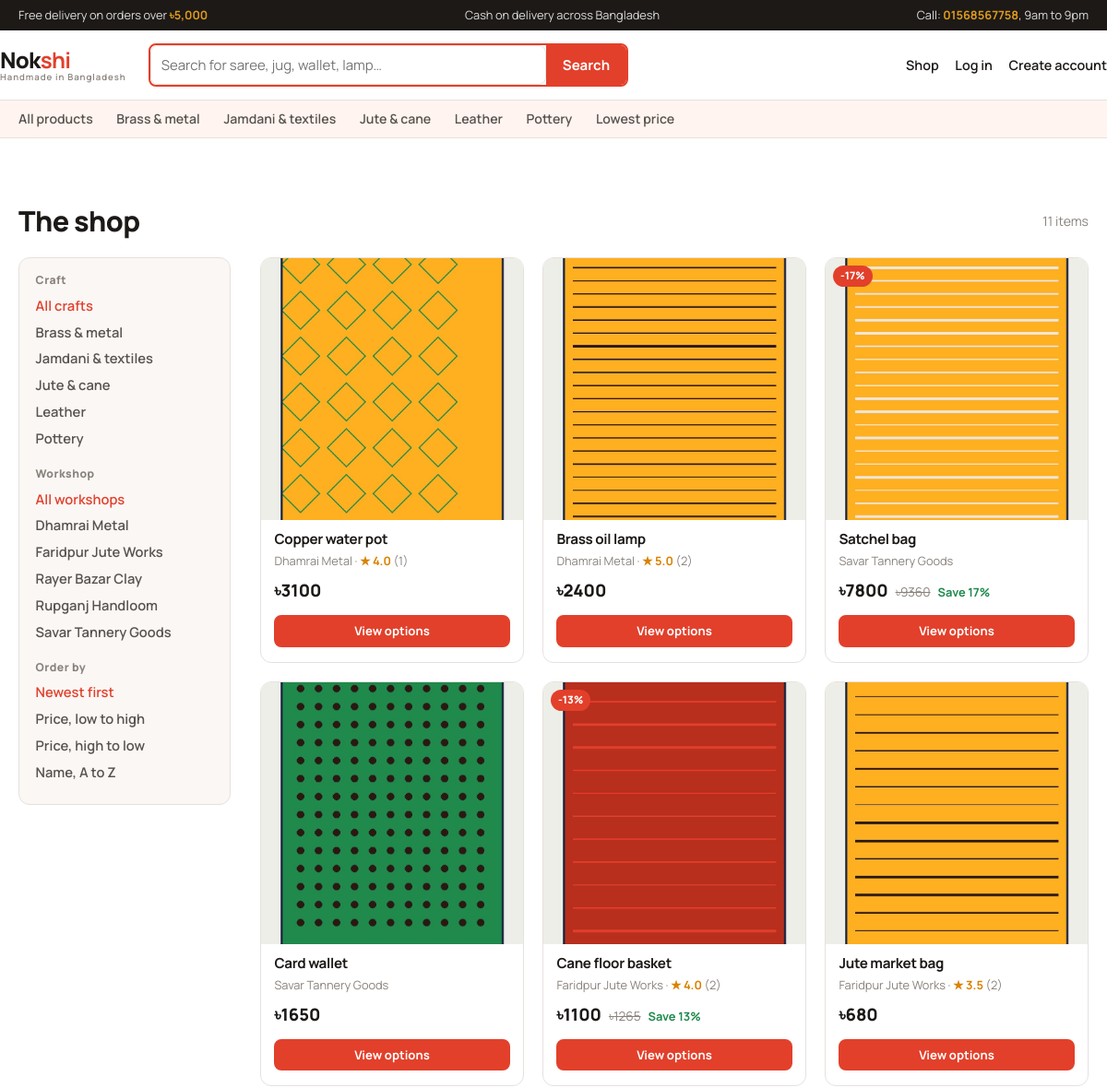
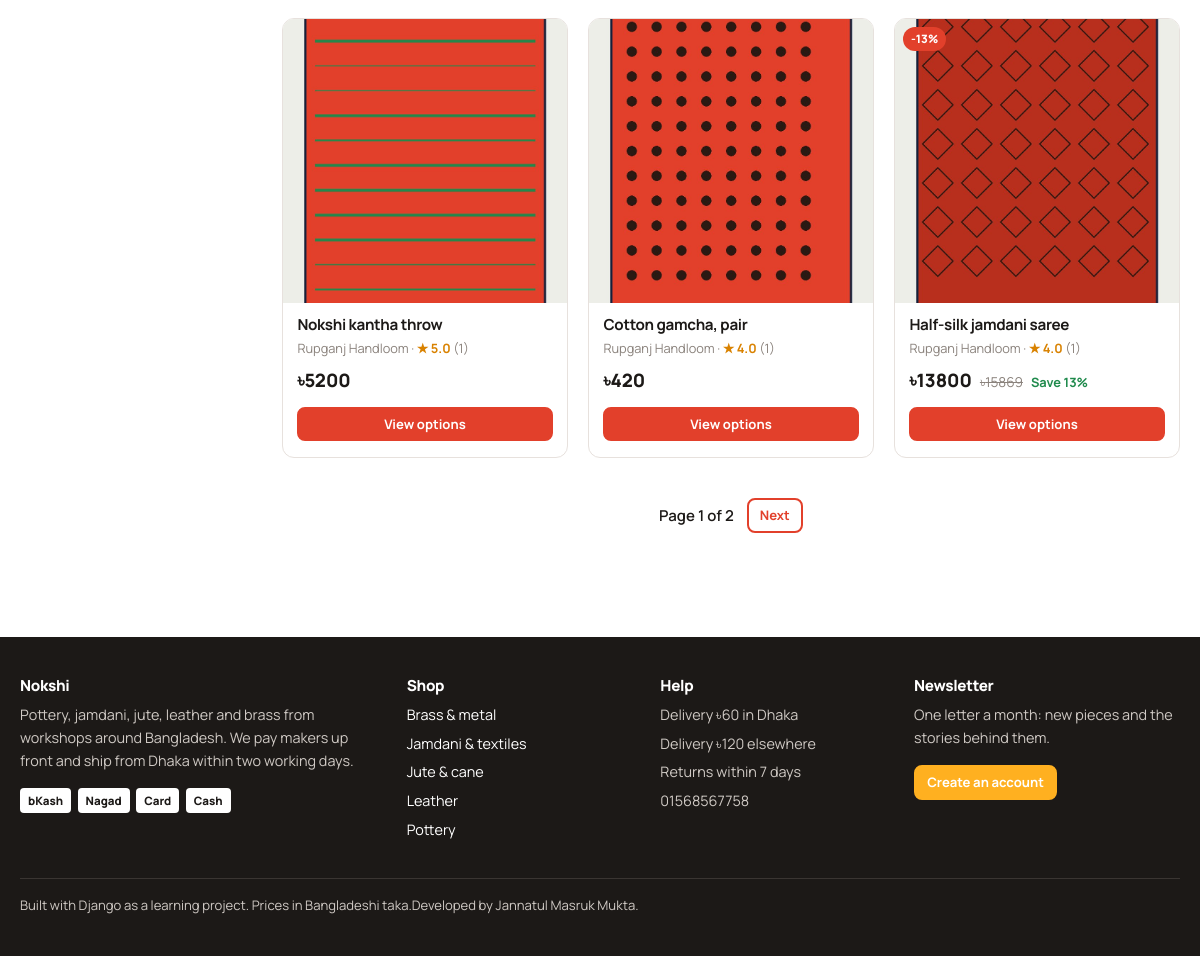
The app's page /shop/ with its own data (2 pictures, top to bottom).
### products/models.py (models this page shows, shortened)
class Category(models.Model):
    name = models.CharField(max_length=120, unique=True)
    slug = models.SlugField(max_length=140, unique=True, blank=True)
    description = models.CharField(max_length=255, blank=True)
    image = models.ImageField(upload_to="categories/", blank=True)
    class Meta:
        verbose_name_plural = "categories"
        ordering = ["name"]
    def get_absolute_url(self):
        return f"{reverse('product_list')}?category={self.slug}"

class Brand(models.Model):
    name = models.CharField(max_length=120, unique=True)
    slug = models.SlugField(max_length=140, unique=True, blank=True)
    origin = models.CharField(max_length=120, blank=True, help_text="Where the maker is based")
    class Meta:
        ordering = ["name"]

class Product(models.Model):
    name = models.CharField(max_length=200)
    slug = models.SlugField(max_length=220, unique=True, blank=True)
    description = models.TextField()
    category = models.ForeignKey(Category, on_delete=models.PROTECT, related_name="products")
    brand = models.ForeignKey(Brand, on_delete=models.PROTECT, related_name="products")
    image = models.ImageField(upload_to="products/", blank=True)
    is_featured = models.BooleanField(default=False)
    is_active = models.BooleanField(default=True)
    created_at = models.DateTimeField(auto_now_add=True)
    class Meta:
        ordering = ["-created_at"]
    def get_absolute_url(self):
        return reverse("product_detail", args=[self.slug])
    @property
    def starting_price(self):
        prices = [v.price for v in self.variants.all()]
        return min(prices) if prices else None
    @property
    def compare_at_price(self):
        cheapest = min(self.variants.all(), key=lambda v: v.price, default=None)
        return cheapest.compare_at_price if cheapest else None
    @property
    def discount_percent(self):
        cheapest = min(self.variants.all(), key=lambda v: v.price, default=None)
        return cheapest.discount_percent if cheapest else 0
    @property
    def total_stock(self):
        return sum(v.stock for v in self.variants.all())
    @property
    def in_stock(self):
        return self.total_stock > 0
    @property
    def average_rating(self):
        ratings = [r.rating for r in self.reviews.all()]
        if not ratings:
            return None
        return round(sum(ratings) / len(ratings), 1)

class Review(models.Model):
    customer = models.ForeignKey(Customer, on_delete=models.CASCADE, related_name="reviews")
    product = models.ForeignKey(Product, on_delete=models.CASCADE, related_name="reviews")
    rating = models.PositiveSmallIntegerField(
        validators=[MinValueValidator(1), MaxValueValidator(5)]
    )
    comment = models.TextField(max_length=1000)
    created_at = models.DateTimeField(auto_now_add=True)
    class Meta:
        unique_together = ("customer", "product")
        ordering = ["-created_at"]

class ProductVariant(models.Model):
    product = models.ForeignKey(Product, on_delete=models.CASCADE, related_name="variants")
    name = models.CharField(max_length=120, help_text="e.g. Indigo / Medium")
    sku = models.CharField(max_length=40, unique=True)
    price = models.DecimalField(max_digits=10, decimal_places=2)
    compare_at_price = models.DecimalField(
        max_digits=10,
        decimal_places=2,
        null=True,
        blank=True,
        help_text="The old price. Leave empty if this item is not on offer.",
    )
    stock = models.PositiveIntegerField(default=0)
    class Meta:
        ordering = ["price"]
        unique_together = ("product", "name")
    @property
    def is_on_offer(self):
        return bool(self.compare_at_price and self.compare_at_price > self.price)
    @property
    def discount_percent(self):
        if not self.is_on_offer:
            return 0
        saved = self.compare_at_price - self.price
        return int(round(saved / self.compare_at_price * 100))

### products/views.py (the view)
# urls.py: path('shop/', views.product_list, name='product_list'),
def product_list(request):
    products = (
        Product.objects.filter(is_active=True)
        .select_related("category", "brand")
        .prefetch_related("variants", "reviews")
    )
    query = request.GET.get("q", "").strip()
    category_slug = request.GET.get("category", "")
    brand_slug = request.GET.get("brand", "")
    sort = request.GET.get("sort", "new")
    if query:
        products = products.filter(
            Q(name__icontains=query)
            | Q(description__icontains=query)
            | Q(brand__name__icontains=query)
        )
    if category_slug:
        products = products.filter(category__slug=category_slug)
    if brand_slug:
        products = products.filter(brand__slug=brand_slug)
    if sort == "price_low":
        products = products.order_by("variants__price")
    elif sort == "price_high":
        products = products.order_by("-variants__price")
    elif sort == "name":
        products = products.order_by("name")
    else:
        products = products.order_by("-created_at")
    products = products.distinct()
    paginator = Paginator(products, 9)
    page = paginator.get_page(request.GET.get("page"))
    querystring = request.GET.copy()
    querystring.pop("page", None)
    return render(
        request,
        "products/product_list.html",
        {
            "page": page,
            "categories": Category.objects.all(),
            "brands": Brand.objects.all(),
            "query": query,
            "category_slug": category_slug,
            "brand_slug": brand_slug,
            "sort": sort,
            "querystring": querystring.urlencode(),
            "result_count": paginator.count,
        },
    )

### products/context_processors.py (called while the page is built, shortened)
def shop_context(request):
    data = {
        'shop_name': settings.SHOP_NAME,
        'shop_tagline': settings.SHOP_TAGLINE,
        'nav_categories': Category.objects.all()[:6],
        'cart_count': 0,
        'unread_notifications': 0,
        'is_subscribed': False,
    }
    return data

### products/templates/products/product_list.html (shortened to what this page needs)
{% extends "base.html" %}
{% block content %}
<div class="section-head">
  <h1>The shop</h1>
  <p>{{ result_count }} item{{ result_count|pluralize }}{% if query %} matching “{{ query }}”{% endif %}</p>
</div>
<div class="sidebar-layout">
  <aside class="filters">
    <h4>Craft</h4>
    <ul>
      <li><a href="?{% if query %}q={{ query }}{% endif %}" class="{% if not category_slug %}active{% endif %}">All crafts</a></li>
      {% for category in categories %}
        <li><a href="?category={{ category.slug }}{% if query %}&q={{ query }}{% endif %}" class="{% if category_slug == category.slug %}active{% endif %}">{{ category.name }}</a></li>
      {% endfor %}
    </ul>
    <h4>Workshop</h4>
    <ul>
      <li><a href="?{% if query %}q={{ query }}{% endif %}" class="{% if not brand_slug %}active{% endif %}">All workshops</a></li>
      {% for brand in brands %}
        <li><a href="?brand={{ brand.slug }}{% if query %}&q={{ query }}{% endif %}" class="{% if brand_slug == brand.slug %}active{% endif %}">{{ brand.name }}</a></li>
      {% endfor %}
    </ul>
    <h4>Order by</h4>
    <ul>
      <li><a href="?{{ querystring }}&sort=new" class="{% if sort == 'new' %}active{% endif %}">Newest first</a></li>
      <li><a href="?{{ querystring }}&sort=price_low" class="{% if sort == 'price_low' %}active{% endif %}">Price, low to high</a></li>
      <li><a href="?{{ querystring }}&sort=price_high" class="{% if sort == 'price_high' %}active{% endif %}">Price, high to low</a></li>
      <li><a href="?{{ querystring }}&sort=name" class="{% if sort == 'name' %}active{% endif %}">Name, A to Z</a></li>
    </ul>
  </aside>
  <div>
    {% if page.object_list %}
      <div class="grid">
        {% for product in page.object_list %}{% include "products/_card.html" %}{% endfor %}
      </div>
      {% if page.has_other_pages %}
        <div class="pagination">
          <span>Page {{ page.number }} of {{ page.paginator.num_pages }}</span>
          {% if page.has_next %}
            <a class="btn btn-small btn-quiet" href="?{{ querystring }}&page={{ page.next_page_number }}">Next</a>
          {% endif %}
        </div>
      {% endif %}
    {% else %}
      <div class="empty-state">
        <h2>Nothing matches that</h2>
        <p>Try a different word, or <a href="{% url 'product_list' %}">clear the filters</a>.</p>
      </div>
    {% endif %}
  </div>
</div>
{% endblock %}

### products/templates/base.html (shortened to what this page needs)
{% load static %}<!DOCTYPE html>
<html lang="en">
<head>
  <link rel="stylesheet" href="{% static 'css/style.css' %}">
</head>
<body>
<div class="ticker">
  <div class="shell">
    <span>Free delivery on orders over <strong>৳5,000</strong></span>
    <span>Cash on delivery across Bangladesh</span>
    <span>Call: <strong>01568567758</strong>, 9am to 9pm</span>
  </div>
</div>
<header class="masthead">
  <div class="shell masthead-inner">
    <a class="wordmark" href="{% url 'home' %}">Nok<b>shi</b><span>{{ shop_tagline }}</span></a>
    <form class="header-search" method="get" action="{% url 'product_list' %}" role="search">
      <input type="search" name="q" placeholder="Search for saree, jug, wallet, lamp…" aria-label="Search products">
      <button type="submit">Search</button>
    </form>
    <nav>
      <a href="{% url 'product_list' %}">Shop</a>
      {% if user.is_authenticated %}
        <a href="{% url 'wishlist' %}">Saved</a>
        <a href="{% url 'order_list' %}">Orders</a>
        <a href="{% url 'notifications' %}">Alerts{% if unread_notifications %}<span class="pill">{{ unread_notifications }}</span>{% endif %}</a>
        <a href="{% url 'cart_detail' %}">Bag{% if cart_count %}<span class="pill">{{ cart_count }}</span>{% endif %}</a>
        <a href="{% url 'profile' %}">{{ user.first_name|default:user.username }}</a>
        <form method="post" action="{% url 'logout' %}" style="display:inline">
          {% csrf_token %}
          <button type="submit" class="linkish" style="text-decoration:none">Log out</button>
        </form>
      {% else %}
        <a href="{% url 'login' %}">Log in</a>
        <a class="btn btn-small" href="{% url 'signup' %}">Create account</a>
      {% endif %}
    </nav>
  </div>
</header>
{% if nav_categories %}
<div class="subnav">
  <div class="shell">
    <a href="{% url 'product_list' %}">All products</a>
    {% for category in nav_categories %}
      <a href="{{ category.get_absolute_url }}">{{ category.name }}</a>
    {% endfor %}
    <a href="{% url 'product_list' %}?sort=price_low">Lowest price</a>
  </div>
</div>
{% endif %}
<main>
  <div class="shell">
    {% block content %}{% endblock %}
  </div>
</main>
<footer class="footer">
  <div class="shell">
    <div class="footer-grid">
      <div>
        <h4>{{ shop_name }}</h4>
        <p>Pottery, jamdani, jute, leather and brass from workshops around Bangladesh. We pay makers up front and ship from Dhaka within two working days.</p>
        <div class="pay-row">
          <span>bKash</span><span>Nagad</span><span>Card</span><span>Cash</span>
        </div>
      </div>
      <div>
        <h4>Shop</h4>
        <ul>
          {% for category in nav_categories %}
            <li><a href="{{ category.get_absolute_url }}">{{ category.name }}</a></li>
          {% endfor %}
        </ul>
      </div>
      <div>
        <h4>Help</h4>
        <ul>
          <li>Delivery ৳60 in Dhaka</li>
          <li>Delivery ৳120 elsewhere</li>
          <li>Returns within 7 days</li>
          <li>01568567758</li>
        </ul>
      </div>
      <div>
        <h4>Newsletter</h4>
        <p>One letter a month: new pieces and the stories behind them.</p>
        {% if user.is_authenticated %}
          <form method="post" action="{% url 'toggle_subscription' %}">
            {% csrf_token %}
            <input type="hidden" name="next" value="{{ request.path }}">
            {% if is_subscribed %}
              <button type="submit" class="btn btn-small btn-danger" style="color:#fff;border-color:#fff">Stop the newsletter</button>
            {% else %}
              <button type="submit" class="btn btn-small btn-accent">Sign me up</button>
            {% endif %}
          </form>
        {% else %}
          <a class="btn btn-small btn-accent" href="{% url 'signup' %}">Create an account</a>
        {% endif %}
      </div>
    </div>
    <p class="colophon">Built with Django as a learning project. Prices in Bangladeshi taka.Developed by Jannatul Masruk Mukta.</p>
  </div>
</footer>
</body>
</html>

### products/templates/products/_card.html (shortened to what this page needs)
<article class="product">
  <div class="product-figure{% if not product.image %} empty{% endif %}">
    {% if product.image %}
      <a href="{{ product.get_absolute_url }}"><img src="{{ product.image.url }}" alt="{{ product.name }}"></a>
    {% else %}
      {{ product.name|first }}
    {% endif %}
    {% if product.discount_percent %}<span class="badge">-{{ product.discount_percent }}%</span>{% endif %}
  </div>
  <div class="product-body">
    <h3><a href="{{ product.get_absolute_url }}">{{ product.name }}</a></h3>
    <div class="maker">
      {{ product.brand.name }}
      {% if product.average_rating %}&middot; <span class="rating">★ {{ product.average_rating }}</span> ({{ product.reviews.count }}){% endif %}
    </div>
    <div class="price-row">
      <span class="price">৳{{ product.starting_price|floatformat:0|default:"—" }}</span>
      {% if product.discount_percent %}
        <span class="price-was">৳{{ product.compare_at_price|floatformat:0 }}</span>
        <span class="price-off">Save {{ product.discount_percent }}%</span>
      {% endif %}
    </div>
    <a class="btn btn-small" href="{{ product.get_absolute_url }}">View options</a>
  </div>
</article>

### records on screen
Category: name "Brass & metal"
Category: name "Jamdani & textiles"
Category: name "Jute & cane"
Category: name "Leather"
Category: name "Pottery"
Brand: name "Dhamrai Metal"
Brand: name "Faridpur Jute Works"
Brand: name "Rayer Bazar Clay"
Brand: name "Rupganj Handloom"
Brand: name "Savar Tannery Goods"
Product: image (picture), name "Copper water pot", brand.name "Dhamrai Metal", average_rating "4.0", reviews.count "1", starting_price "3100"
Product: image (picture), name "Brass oil lamp", brand.name "Dhamrai Metal", average_rating "5.0", reviews.count "2", starting_price "2400"
Product: image (picture), discount_percent "17", name "Satchel bag", brand.name "Savar Tannery Goods", starting_price "7800", compare_at_price "9360"
Product: image (picture), name "Card wallet", brand.name "Savar Tannery Goods", starting_price "1650"
Product: image (picture), discount_percent "13", name "Cane floor basket", brand.name "Faridpur Jute Works", average_rating "4.0", reviews.count "2", starting_price "1100", compare_at_price "1265"
Product: image (picture), name "Jute market bag", brand.name "Faridpur Jute Works", average_rating "3.5", reviews.count "2", starting_price "680"
Product: image (picture), name "Nokshi kantha throw", brand.name "Rupganj Handloom", average_rating "5.0", reviews.count "1", starting_price "5200"
Product: image (picture), name "Cotton gamcha, pair", brand.name "Rupganj Handloom", average_rating "4.0", reviews.count "1", starting_price "420"
Product: image (picture), discount_percent "13", name "Half-silk jamdani saree", brand.name "Rupganj Handloom", average_rating "4.0", reviews.count "1", starting_price "13800", compare_at_price "15869"

### other values on screen
{{ shop_tagline }} "Handmade in Bangladesh"
{{ result_count }} "11"
{{ page.number }} "1"
{{ page.paginator.num_pages }} "2"
{{ shop_name }} "Nokshi"
